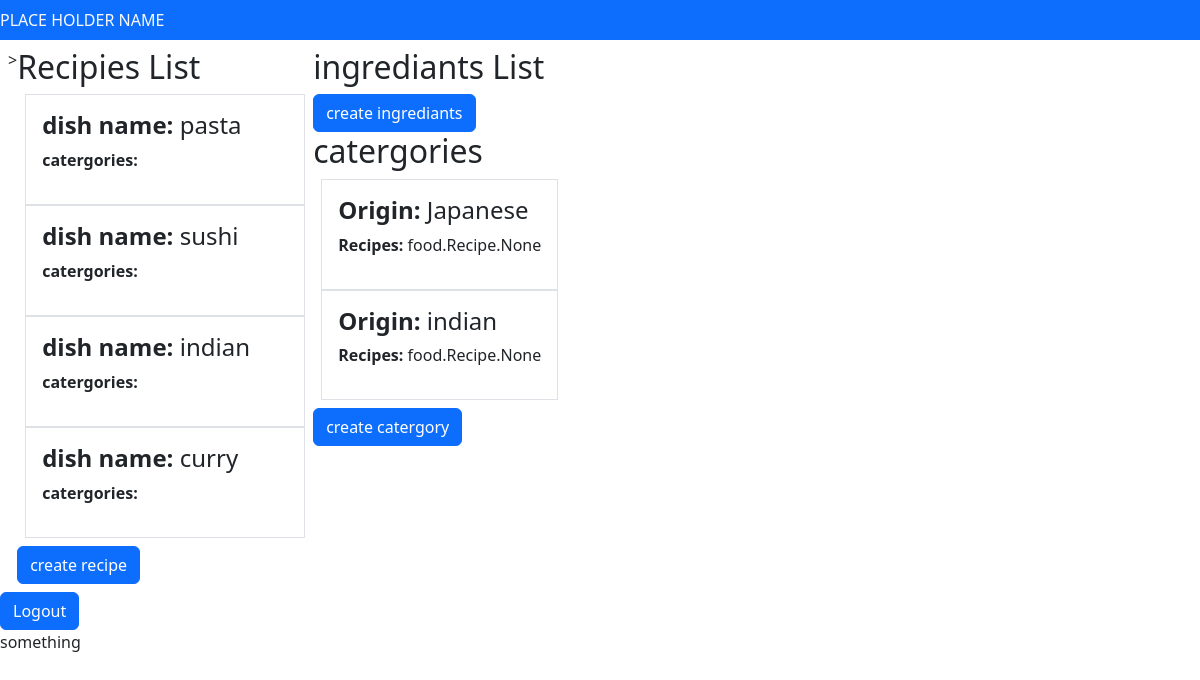
/homepage/, run on an earlier commit of the app's database.
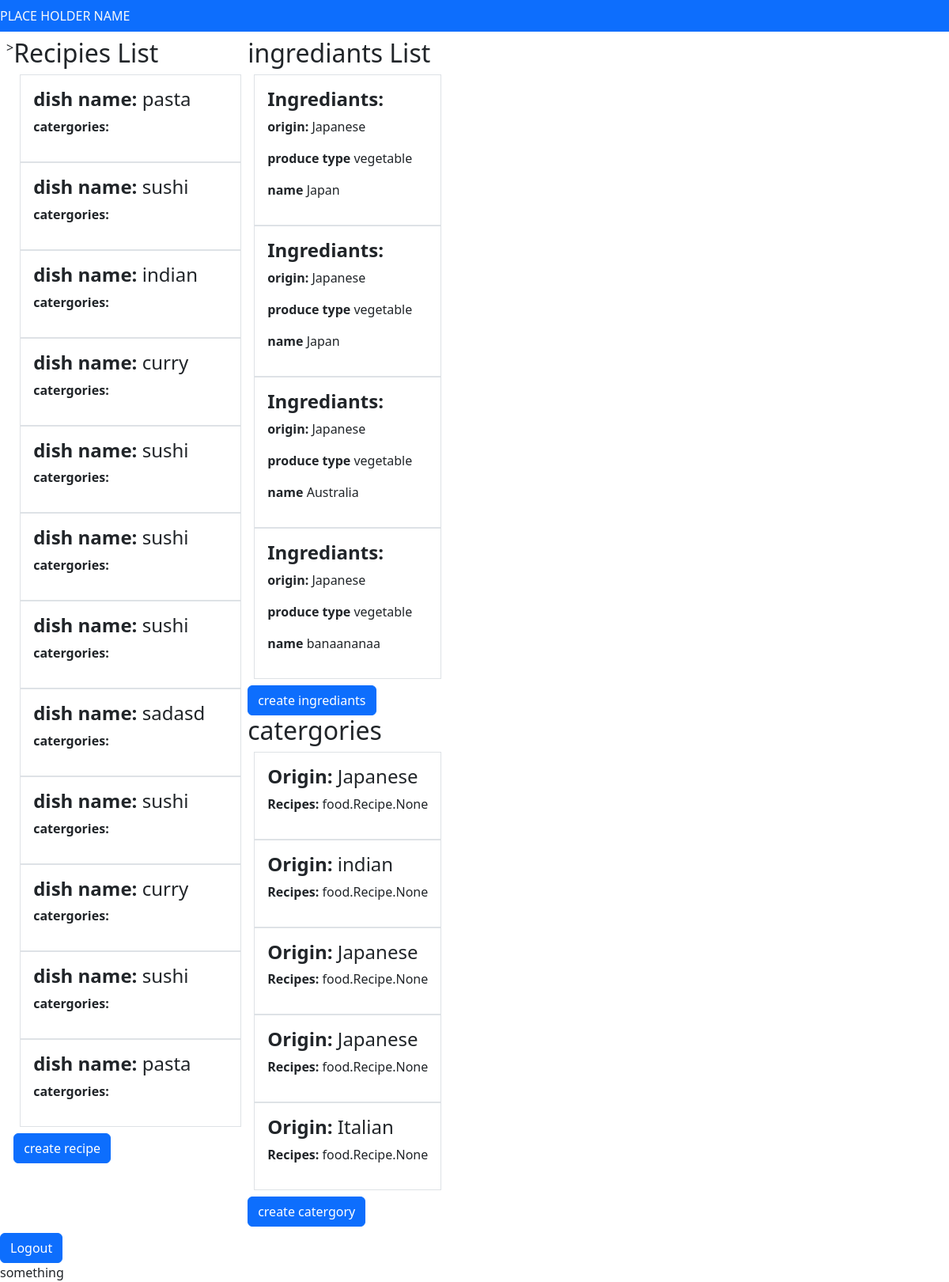
And on a later commit of the database.
### food/models.py (models this page shows)
class Recipe(models.Model):
   dish_name=models.CharField(max_length=50)
   calories=models.CharField(max_length= 50)

class Catergory(models.Model):
   origin=models.CharField(max_length=50)
   recipes= models.ManyToManyField(Recipe, related_name="category")

class Ingredients(models.Model):
    recipes=models.ManyToManyField(Recipe, related_name="Recipes")
    categories=models.ManyToManyField(Catergory, related_name="catergory")
    origin=models.CharField(max_length=50)
    produce_type=models.CharField(max_length=50)
    name= models.CharField(max_length=500,default=00)

### food/views.py (the view)
# urls.py: path("homepage/", user_homepage, name="home_page"),
def user_homepage(request):
    recipes= Recipe.objects.all()
    catergories = Catergory.objects.all()
    ingredients= Ingredients.objects.all()
    context = {"catergories":catergories,
               "recipes":recipes,
               "ingredients":ingredients,
    }
    print (context)
    return render(request, "homepage.html", context)

### food/templates/homepage.html (shortened to what this page needs)
{% extends "base.html" %}
{% load static %}
{% block content %}
<div class="d-flex p-2 bd-highlight">>
    <div class=" w-25">
        <h2>Recipies List</h2>
        <div class= "m-2" >
            {% for recipe in recipes %}
            <div class="border p-3" >
                <h4> <span class=" fw-bold">dish name: </span>  {{ recipe.dish_name}} </h4>
                <p> <span class=" fw-bold">catergories: </span> {{ingredients.categories}}  </p>
            </div>
            {% endfor %}
        </div>
        <a class="btn-primary btn" href="{% url 'create_recipe' %}">create recipe</a>
    </div>
    <divclass=" w-25">
      <h2>ingrediants List</h2>
      <div class= "m-2" >
        {% for ingredients in ingredients %}
          <div class="border p-3" >
              <h4> <span class=" fw-bold">Ingrediants: </span>  </h4>
              <p> <span class=" fw-bold">origin: </span> {{ingredients.origin}}  </p>
              <p> <span class="fw-bold">produce type </span> {{ingredients.produce_type}}</p>
              <p> <span class="fw-bold">name </span>  {{ingredients.name}}</p>
          </div>
          {% endfor %}
      </div>
      <a class="btn-primary btn" href="{% url 'create_ingrediants' %}">create ingrediants</a>
    <divclass=" w-25">
      <h2>catergories</h2>
      <div class= "m-2" >
         {% for catergories in catergories %}
          <div class="border p-3" >
              <h4> <span class=" fw-bold">Origin: </span>  {{ catergories.origin}}</h4>
              <p> <span class=" fw-bold">Recipes: </span> {{catergories.recipes}}  </p>
          </div>
          {% endfor %}
      </div>
      <a class="btn-primary btn" href="{% url 'create_catergory' %}">create catergory</a>
  </div>
<a class="btn-primary btn" href="{% url 'logout_page' %}">Logout</a>
{% endblock content %}

### food/templates/base.html (shortened to what this page needs)
{% load static %}
<!DOCTYPE html>
<html lang="en">
<head> <link href="https://cdn.jsdelivr.net/npm/bootstrap@5.2.0/dist/css/bootstrap.min.css" rel="stylesheet">
</head>
<body>
    <div class="bg-primary text-light navbar"> PLACE HOLDER NAME
</div>
    {% block content %} {% endblock content %}
</body>
<footer>something</footer>
</html>

What changed in the data, as far as the page shows it:
added Recipe: dish_name "sushi"
added Recipe: dish_name "sushi"
added Recipe: dish_name "sushi"
added Recipe: dish_name "sadasd"
added Recipe: dish_name "sushi"
added Recipe: dish_name "curry"
added Recipe: dish_name "sushi"
added Recipe: dish_name "pasta"
added Ingredients: origin "Japanese", produce_type "vegetable", name "Japan"
added Ingredients: origin "Japanese", produce_type "vegetable", name "Japan"
added Ingredients: origin "Japanese", produce_type "vegetable", name "Australia"
added Ingredients: origin "Japanese", produce_type "vegetable", name "banaananaa"
added Catergory: origin "Japanese", recipes "food.Recipe.None"
added Catergory: origin "Japanese", recipes "food.Recipe.None"
added Catergory: origin "Italian", recipes "food.Recipe.None"
